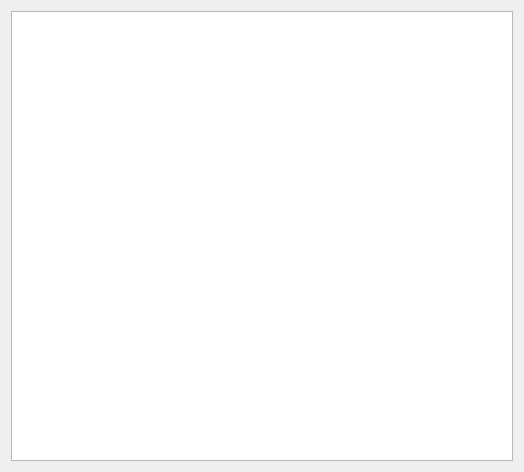
<?xml version="1.0" encoding="UTF-8"?>
<ui version="4.0">
 <class>Dialog</class>
 <widget class="QDialog" name="Dialog">
  <property name="geometry">
   <rect>
    <x>0</x>
    <y>0</y>
    <width>524</width>
    <height>472</height>
   </rect>
  </property>
  <property name="windowTitle">
   <string>Dialog</string>
  </property>
  <layout class="QGridLayout" name="gridLayout">
   <item row="0" column="0">
    <widget class="QTextEdit" name="textEdit"/>
   </item>
  </layout>
 </widget>
 <resources/>
 <connections/>
</ui>
